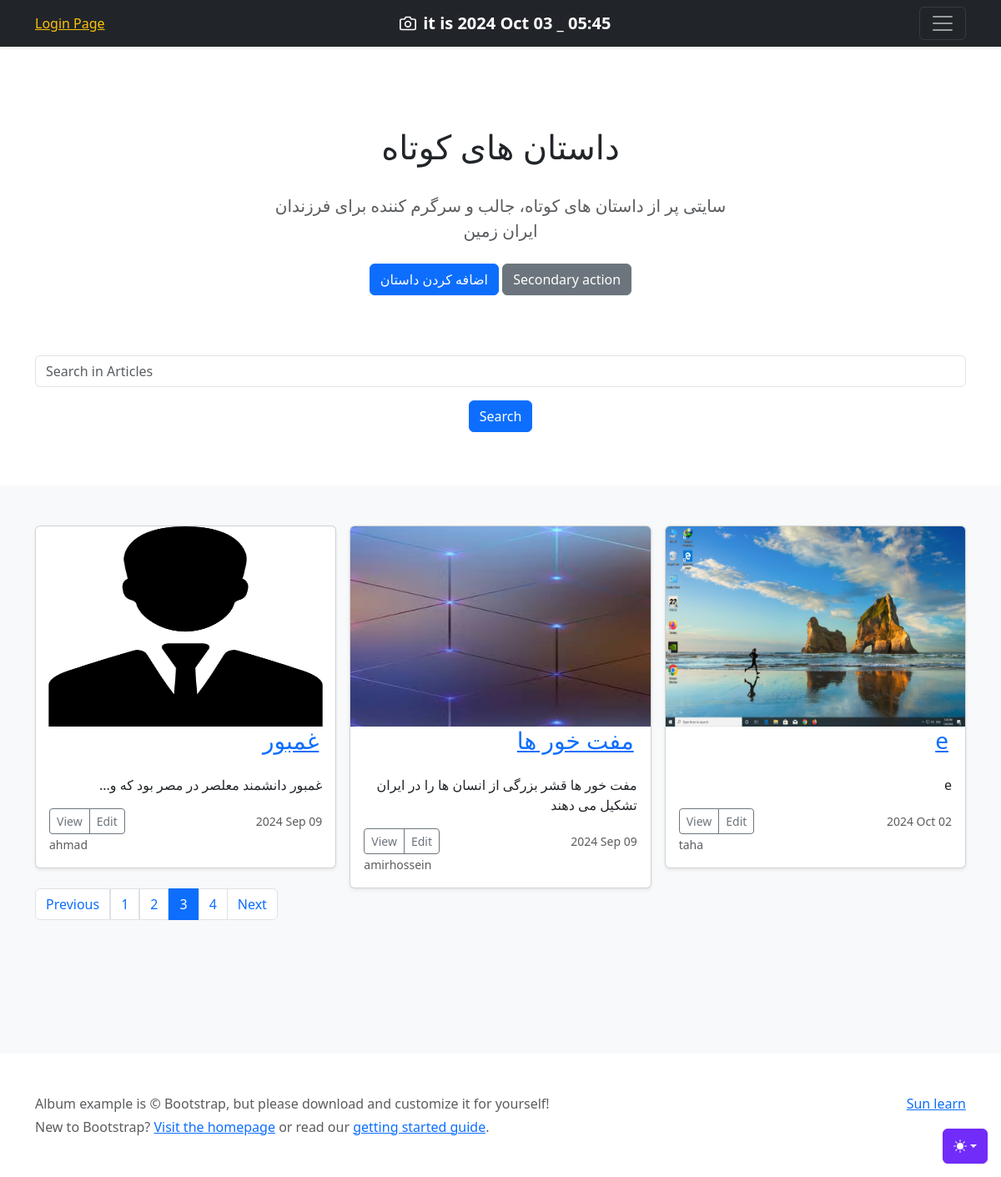
Screenshot of /art_list/?page=3 with the database file from the repository.
### Home/models.py (models this page shows, shortened)
class Article(models.Model):
    title = models.CharField(max_length=100) # , null=True, blank=True
    text = models.TextField(help_text="Enter your article text.")
    pub_date = models.DateTimeField(auto_now_add=True)
    updated_date = models.DateTimeField(auto_now=True)
    is_show = models.BooleanField(default=True)
    image = models.ImageField(upload_to="Home/image_article/")
    auther = models.ForeignKey(User, on_delete=models.CASCADE) # این باعث میشه که فقط فردی از بین کاربران ثبت نام شده در این سایت رو بشه به عنوان نویسنده انتخاب کرد

### Home/views.py (the view)
# urls.py: path('art_list/', views.art_list, name='art_list'),
def art_list(request):
    articles = Article.objects.all().filter(is_show=True)
    search_line = request.GET.get('search')
    if search_line:
        articles = articles.filter(title__icontains=search_line)
    paginator = Paginator(articles, 3)
    page_number = request.GET.get('page') # شماره صفحه ای رو که کاربر درخواست کرده رو دریافت میکنه
    page_obj = paginator.get_page(page_number) # اطلاعات صفحه ی در خواست شده رو دریافت میکنه
    context = {
        'page_obj':page_obj
    }
    return render(request, 'Home/art_list.html', context)

### Home/templates/Home/art_list.html (shortened to what this page needs)
{% extends 'base/base.html' %}
{% block body %}
<main>
  <section class="py-5 text-center container">
    <div class="row py-lg-5">
      <div class="col-lg-6 col-md-8 mx-auto">
        <h1 class="fw-normal">داستان های کوتاه</h1>
        <br>
        <p class="lead text-body-secondary">سایتی پر از داستان های کوتاه، جالب و سرگرم کننده برای فرزندان ایران زمین</p>
        <p>
          <a href="{% url 'home:create_article' %}" class="btn btn-primary my-2">اضافه کردن داستان</a>
          <a href="#" class="btn btn-secondary my-2">Secondary action</a>
        </p>
      </div>
    </div>
    <form action="" method="get">
      <div class="form-group">
        <input type="text" class="form-control" name="search" placeholder="Search in Articles">
          <button type="submit" class="btn btn-primary my-3">Search</button>
      </div>
    </form>
  </section>
  <div class="album py-5 bg-body-tertiary">
    <div class="container">
      <div class="row row-cols-1 row-cols-sm-2 row-cols-md-3 g-3">
      {% for art in page_obj.object_list %}
        <div class="col">
          <div class="card shadow-sm">
            <a href="{% url 'home:detail' art.id %}"><img class="bd-placeholder-img card-img-top" src="{{ art.image.url }}" alt={{ art.title }} height=240px width=300px>
            <br><h3 class="align-right" dir="rtl" style="padding-right: 20px">{{art.title}}</h3>
            <div class="card-body"></a>
              <p class="card-text" dir="rtl" >{{art.text|truncatechars:140}}</p>
              <div class="d-flex justify-content-between align-items-center">
                <div class="btn-group">
                  <button type="button" class="btn btn-sm btn-outline-secondary">View</button>
                  <button type="button" class="btn btn-sm btn-outline-secondary">Edit</button>
                </div>
                <small class="text-body-secondary">{{art.pub_date|date:"Y M d"}}</small>
              </div>
              <small class="text-body-secondary">{{art.auther}}</small>
            </div>
          </div>
        </div>
      {% empty %}
          <p class="text-danger">Article not found</p>
      {% endfor %}
    <nav aria-label="...">
  <ul class="pagination">
      <li class="page-item">
      {% if page_obj.has_previous %}
        <a class="page-link" href="?page={{ page_obj.previous_page_number }}">Previous</a>
      {% endif %}
      </li>
    {% for page in page_obj.paginator.page_range %}
    <a class="page-link {% if page == page_obj.number %}active {% endif %}" href="?page={{ page }}">{{ page }}</a>
    {% endfor %}
      <li class="page-item">
      {% if page_obj.has_next %}
        <a class="page-link" href="?page={{ page_obj.next_page_number }}">Next</a>
      {% endif %}
      </li>
  </ul>
</nav>
{% endblock %}

### templates/base/base_style.html (style rules this page uses)
.bd-placeholder-img { font-size: 1.125rem; text-anchor: middle; -webkit-user-select: none; -moz-user-select: none; user-select: none; }

### rows the page displays
Article: image (picture), title "غمبور", text "غمبور دانشمند معلصر در مصر بود که و...", pub_date "2024 Sep 09", auther "ahmad"
Article: image (picture), title "مفت خور ها", text "مفت خور ها قشر بزرگی از انسان ها را در ایران تشکیل می دهند", pub_date "2024 Sep 09", auther "amirhossein"
Article: image (picture), title "e", text "e", pub_date "2024 Oct 02", auther "taha"

### other values shown
{{ page }} "1" "2" "3" "4"
{{ message }} "Sun learn"
